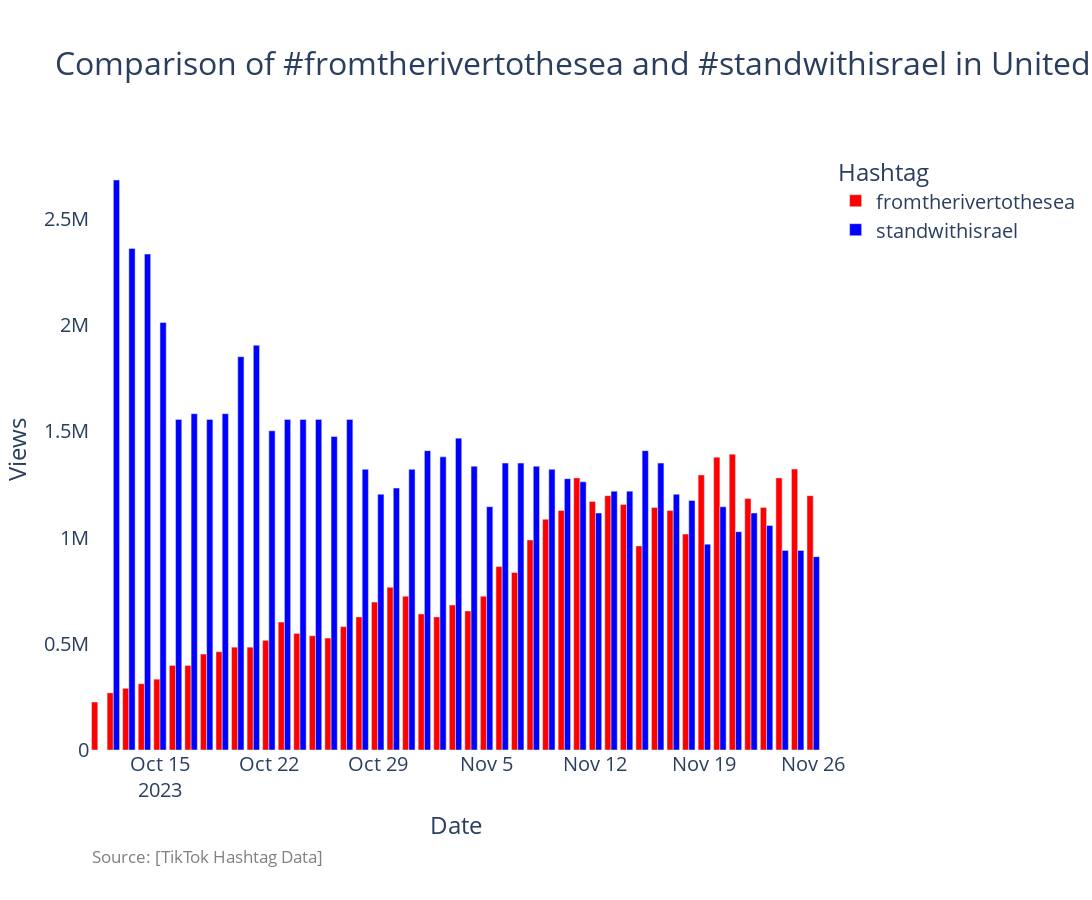

Notebook code cell kept with this figure:
### Code cell
#trends_df_dict[country_code][['standwithisrael','freepalestine']]


def plot_trend_2x2(country_code, hashtag_list, df_trends, bar_colors=['red', 'blue']):
    # Check if the hashtag list contains exactly two hashtags
    if len(hashtag_list) != 2:
        print('Error: exactly 2 hashtags required')
        return

    # Extract the data for the two hashtags
    data = df_trends[hashtag_list]
    data['Date'] = data.index  # Assuming the index is the date

    # Melt the dataframe for plotting
    melted_data = data.melt(id_vars='Date', var_name='Hashtag', value_name='Views')

    # Plotting
    chart_title = f'Comparison of #{hashtag_list[0]} and #{hashtag_list[1]} in {COUNTRY_MAP[country_code]}'
    fig = px.bar(melted_data, x='Date', y='Views', color='Hashtag', 
                 color_discrete_sequence=bar_colors, barmode='group')

    # Update layout
    fig.update_layout(
        paper_bgcolor='white',
        plot_bgcolor='white',
        font=dict(size=20),
        title=dict(text=chart_title, font=dict(size=32)),
        xaxis_title='Date',
        yaxis_title='Views',
        showlegend=True,
        margin=dict(t=150, b=150),
        width=1800,
        height=900
    )

    # Source annotation
    fig.add_annotation(
        text="Source: [TikTok Hashtag Data]",
        xref="paper", x=0.0,
        yref="paper", y=-0.2,
        showarrow=False,
        font=dict(size=17,color="grey"),
        align="left"
    )

    # Show the figure
    fig.show()

# Example usage
country_code = 'US'
hashtag_list = ['fromtherivertothesea','standwithisrael']
plot_trend_2x2(country_code, hashtag_list, trends_df_dict[country_code])

### Figure 1 — Plotly figure (JSON) as saved in the notebook; plotly's stock layout.template omitted (floating-point values rounded to 4 significant figures)
{"data": [{"alignmentgroup": "True", "hovertemplate": "Hashtag=fromtherivertothesea<br>Date=%{x}<br>Views=%{y}<extra></extra>", "legendgroup": "fromtherivertothesea", "marker": {"color": "red", "pattern": {"shape": ""}}, "name": "fromtherivertothesea", "offsetgroup": "fromtherivertothesea", "orientation": "v", "showlegend": true, "textposition": "auto", "type": "bar", "x": ["2023-10-11T00:00:00", "2023-10-12T00:00:00", "2023-10-13T00:00:00", "2023-10-14T00:00:00", "2023-10-15T00:00:00", "2023-10-16T00:00:00", "2023-10-17T00:00:00", "2023-10-18T00:00:00", "2023-10-19T00:00:00", "2023-10-20T00:00:00", "2023-10-21T00:00:00", "2023-10-22T00:00:00", "2023-10-23T00:00:00", "2023-10-24T00:00:00", "2023-10-25T00:00:00", "2023-10-26T00:00:00", "2023-10-27T00:00:00", "2023-10-28T00:00:00", "2023-10-29T00:00:00", "2023-10-30T00:00:00", "2023-10-31T00:00:00", "2023-11-01T00:00:00", "2023-11-02T00:00:00", "2023-11-03T00:00:00", "2023-11-04T00:00:00", "2023-11-05T00:00:00", "2023-11-06T00:00:00", "2023-11-07T00:00:00", "2023-11-08T00:00:00", "2023-11-09T00:00:00", "2023-11-10T00:00:00", "2023-11-11T00:00:00", "2023-11-12T00:00:00", "2023-11-13T00:00:00", "2023-11-14T00:00:00", "2023-11-15T00:00:00", "2023-11-16T00:00:00", "2023-11-17T00:00:00", "2023-11-18T00:00:00", "2023-11-19T00:00:00", "2023-11-20T00:00:00", "2023-11-21T00:00:00", "2023-11-22T00:00:00", "2023-11-23T00:00:00", "2023-11-24T00:00:00", "2023-11-25T00:00:00", "2023-11-26T00:00:00"], "xaxis": "x", "y": [225800.0, 268800.0, 290300.0, 311800.0, 333300.0, 397900.0, 397900.0, 451600.0, 462400.0, 483900.0, 483900.0, 516100.0, 602200.0, 548400.0, 537600.0, 526900.0, 580700.0, 626400.0, 696000.0, 765600.0, 723800.0, 640300.0, 626400.0, 682000.0, 654200.0, 723800.0, 863000.0, 835200.0, 988300.0, 1086000.0, 1127000.0, 1281000.0, 1169000.0, 1197000.0, 1155000.0, 960400.0, 1141000.0, 1127000.0, 1016000.0, 1294000.0, 1378000.0, 1392000.0, 1183000.0, 1141000.0, 1281000.0, 1322000.0, 1197000.0], "yaxis": "y"}, {"alignmentgroup": "True", "hovertemplate": "Hashtag=standwithisrael<br>Date=%{x}<br>Views=%{y}<extra></extra>", "legendgroup": "standwithisrael", "marker": {"color": "blue", "pattern": {"shape": ""}}, "name": "standwithisrael", "offsetgroup": "standwithisrael", "orientation": "v", "showlegend": true, "textposition": "auto", "type": "bar", "x": ["2023-10-11T00:00:00", "2023-10-12T00:00:00", "2023-10-13T00:00:00", "2023-10-14T00:00:00", "2023-10-15T00:00:00", "2023-10-16T00:00:00", "2023-10-17T00:00:00", "2023-10-18T00:00:00", "2023-10-19T00:00:00", "2023-10-20T00:00:00", "2023-10-21T00:00:00", "2023-10-22T00:00:00", "2023-10-23T00:00:00", "2023-10-24T00:00:00", "2023-10-25T00:00:00", "2023-10-26T00:00:00", "2023-10-27T00:00:00", "2023-10-28T00:00:00", "2023-10-29T00:00:00", "2023-10-30T00:00:00", "2023-10-31T00:00:00", "2023-11-01T00:00:00", "2023-11-02T00:00:00", "2023-11-03T00:00:00", "2023-11-04T00:00:00", "2023-11-05T00:00:00", "2023-11-06T00:00:00", "2023-11-07T00:00:00", "2023-11-08T00:00:00", "2023-11-09T00:00:00", "2023-11-10T00:00:00", "2023-11-11T00:00:00", "2023-11-12T00:00:00", "2023-11-13T00:00:00", "2023-11-14T00:00:00", "2023-11-15T00:00:00", "2023-11-16T00:00:00", "2023-11-17T00:00:00", "2023-11-18T00:00:00", "2023-11-19T00:00:00", "2023-11-20T00:00:00", "2023-11-21T00:00:00", "2023-11-22T00:00:00", "2023-11-23T00:00:00", "2023-11-24T00:00:00", "2023-11-25T00:00:00", "2023-11-26T00:00:00"], "xaxis": "x", "y": [null, 2682000.0, 2361000.0, 2334000.0, 2012000.0, 1556000.0, 1583000.0, 1556000.0, 1583000.0, 1851000.0, 1905000.0, 1502000.0, 1556000.0, 1556000.0, 1556000.0, 1475000.0, 1556000.0, 1321000.0, 1203000.0, 1233000.0, 1321000.0, 1409000.0, 1380000.0, 1468000.0, 1335000.0, 1145000.0, 1350000.0, 1350000.0, 1335000.0, 1321000.0, 1277000.0, 1262000.0, 1115000.0, 1218000.0, 1218000.0, 1409000.0, 1350000.0, 1203000.0, 1174000.0, 968600.0, 1145000.0, 1027000.0, 1115000.0, 1057000.0, 939200.0, 939200.0, 909900.0], "yaxis": "y"}], "layout": {"annotations": [{"align": "left", "font": {"color": "grey", "size": 17}, "showarrow": false, "text": "Source: [TikTok Hashtag Data]", "x": 0, "xref": "paper", "y": -0.2, "yref": "paper"}], "barmode": "group", "font": {"size": 20}, "height": 900, "legend": {"title": {"text": "Hashtag"}, "tracegroupgap": 0}, "margin": {"b": 150, "t": 150}, "paper_bgcolor": "white", "plot_bgcolor": "white", "showlegend": true, "title": {"font": {"size": 32}, "text": "Comparison of #fromtherivertothesea and #standwithisrael in United States"}, "width": 1800, "xaxis": {"anchor": "y", "domain": [0, 1], "title": {"text": "Date"}}, "yaxis": {"anchor": "x", "domain": [0, 1], "title": {"text": "Views"}}}}
